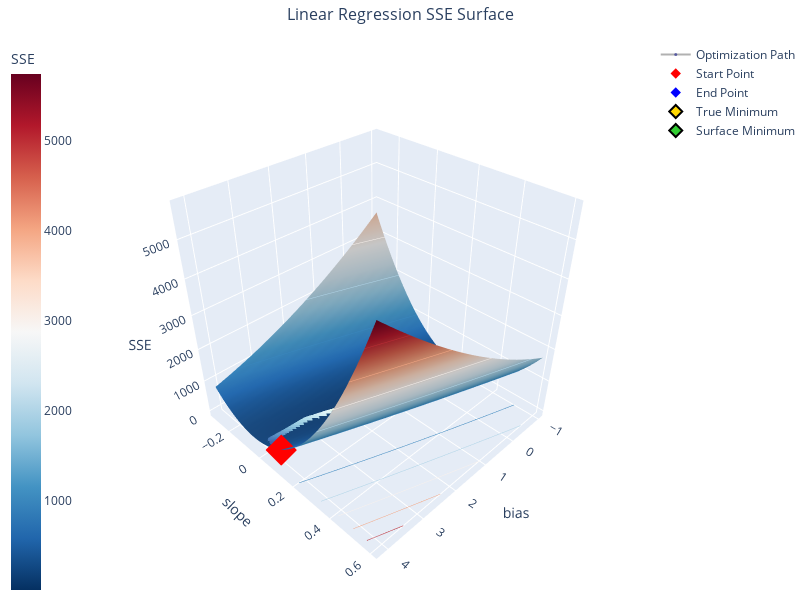

This figure's notebook cell:
### Markdown cell above
## Visualisatie van het SSE oppervlak

Nu we de Monte Carlo sampling hebben uitgevoerd, kunnen we stappen visualiseren op het SSE oppervlak. Zo zien we hoe het algoritme "bergafwaarts" beweegt naar het minimum.

### Code cell
from ml_courses.sim.linear_regression_sse_viz import LinearRegressionSSEVisualizer

viz = LinearRegressionSSEVisualizer(
    x_data=sim.order_totals,
    y_data=sim.observed_tips,
    true_bias=sim.true_b1,
    true_slope=sim.true_b2,
)

fig = viz.create_3d_surface_plot(
    bias_samples=np.array(b1_samples),
    slope_samples=np.array(b2_samples),
    loss_samples=np.array(loss_samples),
    resolution=40,
)
fig.show()

### Figure 1 — Plotly figure (JSON) as saved in the notebook; plotly's stock layout.template omitted (floating-point values rounded to 4 significant figures; data arrays with more than 128 entries replaced by an {"elided": "..."} marker saying what was removed)
{"data": [{"colorbar": {"title": {"text": "SSE"}, "x": -0.2}, "colorscale": [[0, "rgb(5,48,97)"], [0.1, "rgb(33,102,172)"], [0.2, "rgb(67,147,195)"], [0.3, "rgb(146,197,222)"], [0.4, "rgb(209,229,240)"], [0.5, "rgb(247,247,247)"], [0.6, "rgb(253,219,199)"], [0.7, "rgb(244,165,130)"], [0.8, "rgb(214,96,77)"], [0.9, "rgb(178,24,43)"], [1, "rgb(103,0,31)"]], "contours": {"z": {"highlightcolor": "limegreen", "project": {"z": true}, "show": true, "usecolormap": true}}, "hovertemplate": "<b>Parameters:</b><br>bias: %{x:.3f}<br>slope: %{y:.3f}<br>SSE: %{z:.3f}<br><extra></extra>", "name": "SSE Surface", "showscale": true, "type": "surface", "x": {"elided": "40x40 float values"}, "y": {"elided": "40x40 float values"}, "z": {"elided": "40x40 float values"}}, {"hovertemplate": "<b>Optimization Step:</b><br>bias: %{x:.3f}<br>slope: %{y:.3f}<br>SSE: %{z:.3f}<br><extra></extra>", "line": {"color": "rgba(100, 100, 100, 0.5)", "width": 2}, "marker": {"color": {"elided": "1000 float values"}, "colorscale": [[0, "rgb(49,54,149)"], [0.1, "rgb(69,117,180)"], [0.2, "rgb(116,173,209)"], [0.3, "rgb(171,217,233)"], [0.4, "rgb(224,243,248)"], [0.5, "rgb(255,255,191)"], [0.6, "rgb(254,224,144)"], [0.7, "rgb(253,174,97)"], [0.8, "rgb(244,109,67)"], [0.9, "rgb(215,48,39)"], [1, "rgb(165,0,38)"]], "opacity": 0.7, "showscale": false, "size": 3}, "mode": "markers+lines", "name": "Optimization Path", "type": "scatter3d", "x": {"elided": "1000 float values"}, "y": {"elided": "1000 float values"}, "z": {"elided": "1000 float values"}}, {"hovertemplate": "<b>Starting Point:</b><br>bias: %{x:.3f}<br>slope: %{y:.3f}<br>SSE: %{z:.3f}<br><extra></extra>", "marker": {"color": "red", "size": 8, "symbol": "diamond"}, "mode": "markers", "name": "Start Point", "type": "scatter3d", "x": [4.143], "y": [0.1071], "z": [472.8]}, {"hovertemplate": "<b>Final Point:</b><br>bias: %{x:.3f}<br>slope: %{y:.3f}<br>SSE: %{z:.3f}<br><extra></extra>", "marker": {"color": "blue", "size": 8, "symbol": "diamond"}, "mode": "markers", "name": "End Point", "type": "scatter3d", "x": [0.5591], "y": [0.1426], "z": [2.484]}, {"hovertemplate": "<b>True Minimum:</b><br>bias: %{x:.3f}<br>slope: %{y:.3f}<br>SSE: %{z:.3f}<br><extra></extra>", "marker": {"color": "gold", "line": {"color": "black", "width": 2}, "size": 10, "symbol": "diamond"}, "mode": "markers", "name": "True Minimum", "type": "scatter3d", "x": [0.5], "y": [0.15], "z": [2.711]}, {"hovertemplate": "<b>Surface Minimum:</b><br>bias: %{x:.3f}<br>slope: %{y:.3f}<br>SSE: %{z:.3f}<br><extra></extra>", "marker": {"color": "limegreen", "line": {"color": "black", "width": 2}, "size": 10, "symbol": "diamond"}, "mode": "markers", "name": "Surface Minimum", "type": "scatter3d", "x": [0.5825], "y": [0.1385], "z": [2.588]}], "layout": {"height": 600, "margin": {"b": 0, "l": 80, "r": 0, "t": 40}, "scene": {"camera": {"eye": {"x": 1.5, "y": 1.5, "z": 1.5}}, "xaxis": {"title": {"text": "bias"}}, "yaxis": {"title": {"text": "slope"}}, "zaxis": {"title": {"text": "SSE"}}}, "title": {"font": {"size": 16}, "text": "Linear Regression SSE Surface", "x": 0.5}, "width": 800}}
